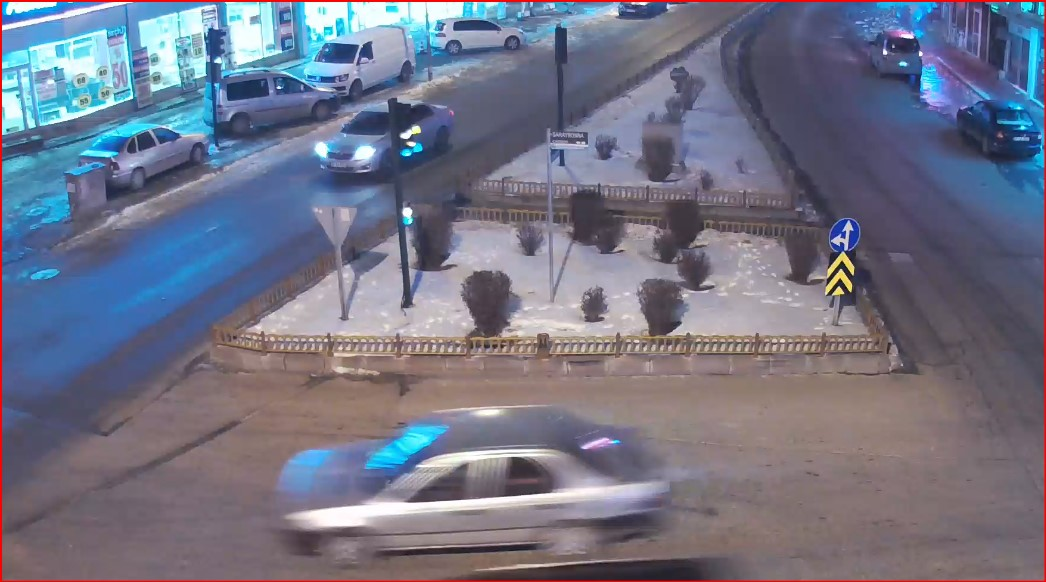
#> input picture Keskinlestirme.jpg, 1046 x 582 px
$ python Histogramlar.py --image Keskinlestirme.jpg
#> lines starting #> are read from the running program, lines starting #| are printed output that depends on the picture
from matplotlib import pyplot as plt
import argparse
import numpy as np
import cv2


ap = argparse.ArgumentParser()
ap.add_argument("-i", "--image", required = True, help = "image yolu")
args = vars(ap.parse_args())

res = cv2.imread(args["image"])
#> res is the input picture: shape (582, 1046, 3); mean B, G, R 133.6, 115.6, 113.5
resGri= cv2.cvtColor(res, cv2.COLOR_BGR2GRAY)
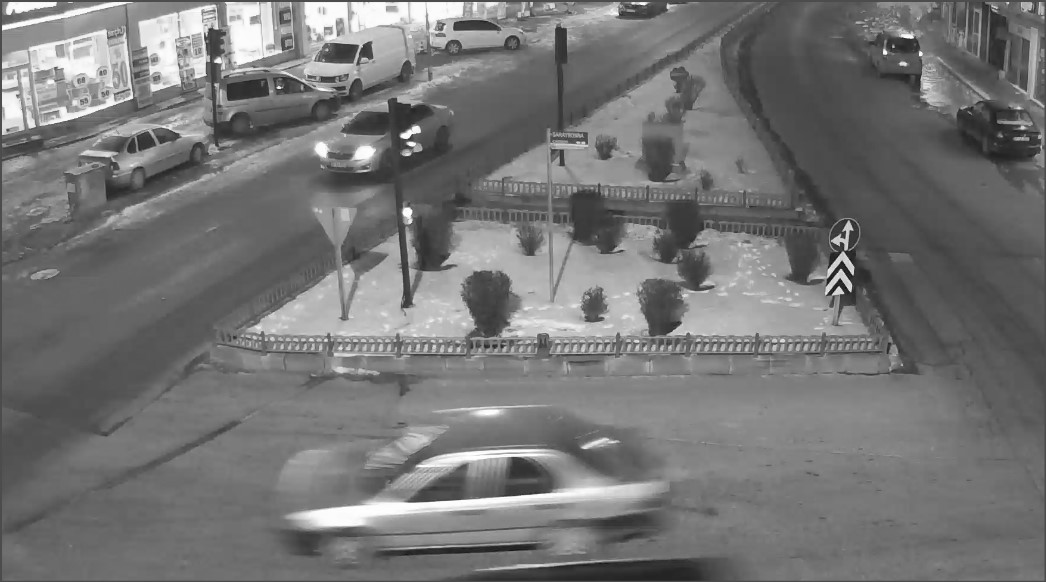
#> resGri: shape (582, 1046); min 14, max 255, mean 117


#Gray Histogram

# Histogram için iki farklı fonksiyonu vardır

def histGray():
    # Histogram için iki farklı fonksiyonu vardır
    hist = cv2.calcHist([resGri], [0], None, [256], [1,256])

    # 1. parametre resim, 2. kanal, 3. maske, histogram boyutunu ve aralığını veriyoruz
    cv2.imshow("Gri", resGri)

    plt.figure()
    plt.title("Gri Histogram")
    plt.xlabel("Seviyeler-Bins")
    plt.ylabel("Piksel Sayisi")
    plt.plot(hist)
    plt.xlim([0,256])
    plt.show()
    cv2.waitKey(0)


#Color Histogram

def histColor():
    kanallar = cv2.split(res)
    renkler = ("b", "g", "r")
    plt.figure()
    plt.title("Duz Renkli Histogram")
    plt.xlabel("Seviyeler-Bins")
    plt.ylabel("Piksel Sayisi")

    for (kanal, renk) in zip(kanallar,renkler):
        hist = cv2.calcHist([kanal], [0], None, [256], [0,256])
        plt.plot(hist, color = renk)
        plt.xlim([0,256])
        plt.show()


# 2D Histogram
def hist2D():
    kanallar = cv2.split(res)
    fig = plt.figure()
    ax = fig.add_subplot(131)
    hist = cv2.calcHist([kanallar[1],kanallar[0]], [0,1], None, [32,32],[0,256,0,256])
    p = ax.imshow(hist, interpolation= "nearest")
    ax.set_title(" 2D Renkli Histogram (Yesil, Mavi)")
    plt.colorbar(p)
    plt.show()

# Histogram Equalization
def histEsit():
    esit = cv2.equalizeHist(resGri)
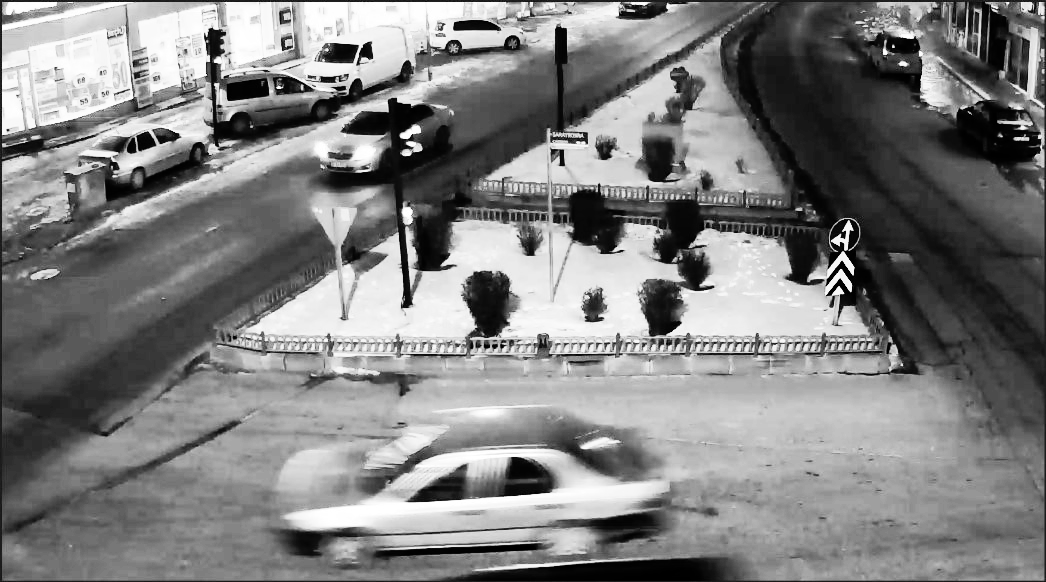
#> esit: shape (582, 1046); min 0, max 255, mean 128.6
    cv2.imshow("Histogram Esitleme", np.hstack([resGri, esit]))
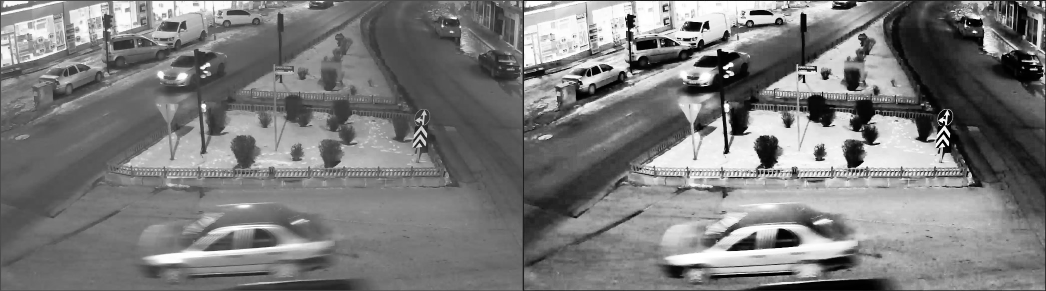
#> window 'Histogram Esitleme': shape (582, 2092) (shown at 1/2 size); min 0, max 255, mean 122.8
    cv2.waitKey(0)

def main():
    #histColor()
    #histGray()
    #hist2D()
    histEsit()
main()

$ run again, on obama.jpg
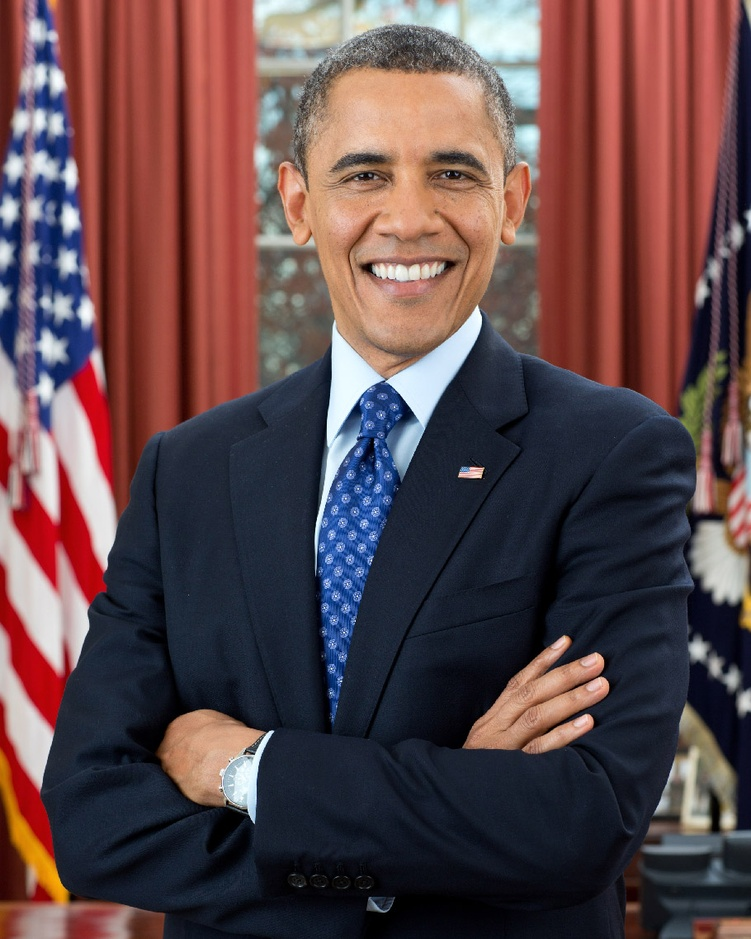
#> input picture obama.jpg, 751 x 939 px, shrunk from 910 x 1137 before the run
#> res is the input picture: shape (939, 751, 3); mean B, G, R 74.7, 71.7, 95
#> in histEsit, `esit = cv2.equalizeHist(resGri)`:
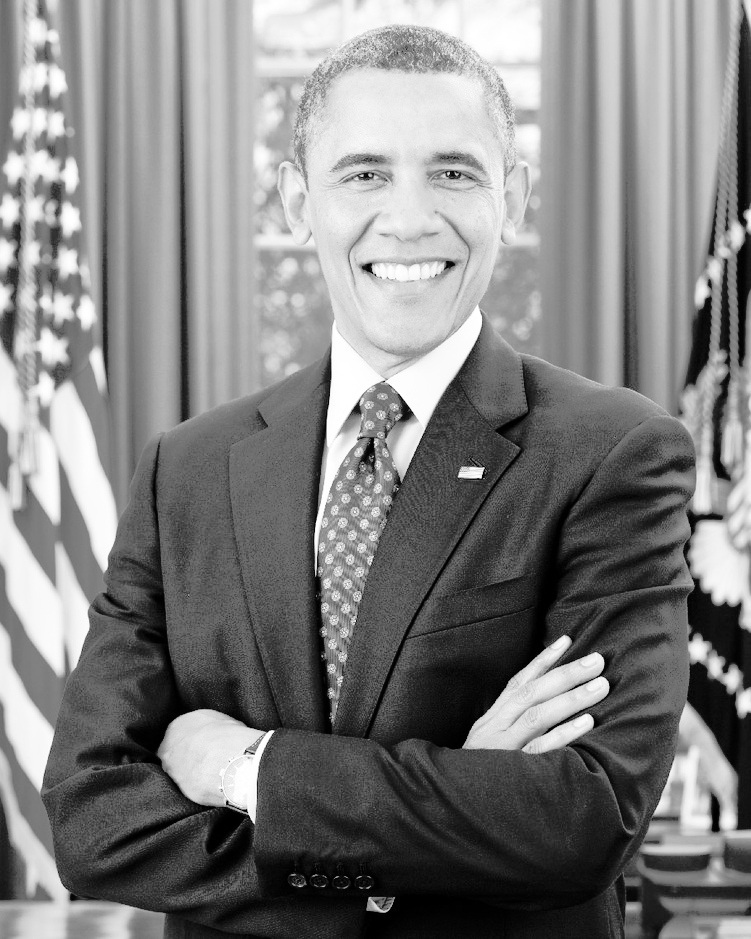
#> esit: shape (939, 751); min 0, max 255, mean 128
#> in histEsit, `cv2.imshow("Histogram Esitleme", np.hstack([resGri, esit]))`:
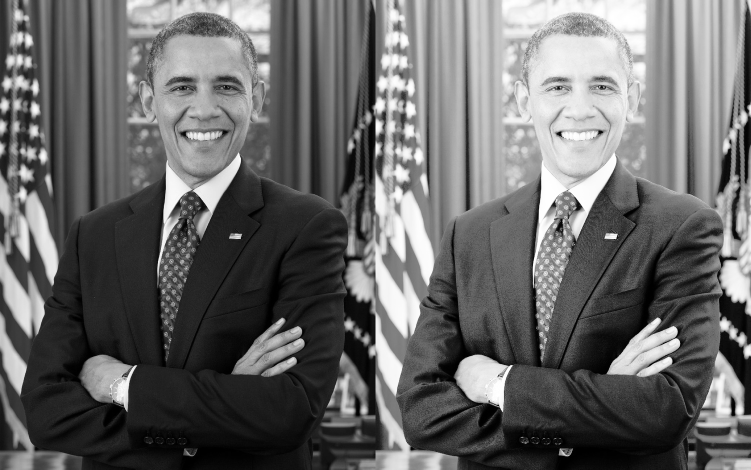
#> window 'Histogram Esitleme': shape (939, 1502) (shown at 1/2 size); min 0, max 255, mean 103.5
